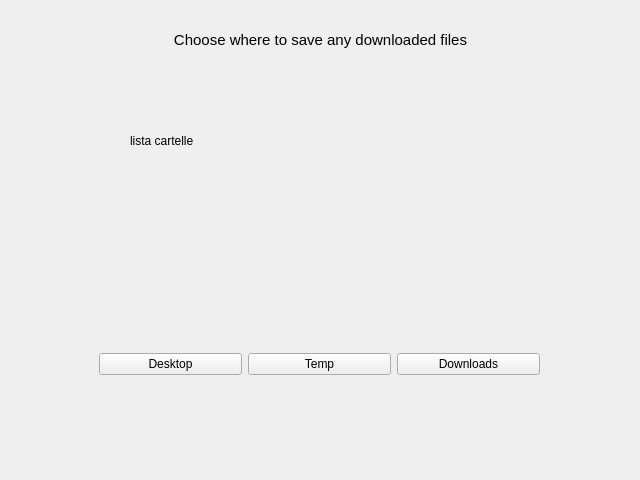
<?xml version="1.0" encoding="UTF-8"?>
<ui version="4.0">
 <class>Finestra</class>
 <widget class="QMainWindow" name="Finestra">
  <property name="enabled">
   <bool>true</bool>
  </property>
  <property name="geometry">
   <rect>
    <x>0</x>
    <y>0</y>
    <width>640</width>
    <height>480</height>
   </rect>
  </property>
  <property name="minimumSize">
   <size>
    <width>640</width>
    <height>480</height>
   </size>
  </property>
  <property name="maximumSize">
   <size>
    <width>640</width>
    <height>480</height>
   </size>
  </property>
  <property name="windowTitle">
   <string>Windows 10 tools</string>
  </property>
  <property name="windowIcon">
   <iconset>
    <normaloff>../icon.ico</normaloff>../icon.ico</iconset>
  </property>
  <property name="autoFillBackground">
   <bool>false</bool>
  </property>
  <property name="documentMode">
   <bool>false</bool>
  </property>
  <widget class="QWidget" name="Spazio">
   <property name="maximumSize">
    <size>
     <width>640</width>
     <height>480</height>
    </size>
   </property>
   <widget class="QLabel" name="label">
    <property name="geometry">
     <rect>
      <x>0</x>
      <y>20</y>
      <width>641</width>
      <height>41</height>
     </rect>
    </property>
    <property name="text">
     <string>&lt;html&gt;&lt;head/&gt;&lt;body&gt;&lt;p&gt;&lt;span style=&quot; font-size:15px;&quot;&gt;Choose where to save any downloaded files&lt;/span&gt;&lt;/p&gt;&lt;/body&gt;&lt;/html&gt;</string>
    </property>
    <property name="scaledContents">
     <bool>false</bool>
    </property>
    <property name="alignment">
     <set>Qt::AlignCenter</set>
    </property>
   </widget>
   <widget class="QLabel" name="cartelle">
    <property name="geometry">
     <rect>
      <x>130</x>
      <y>80</y>
      <width>411</width>
      <height>121</height>
     </rect>
    </property>
    <property name="text">
     <string>lista cartelle</string>
    </property>
   </widget>
   <widget class="QWidget" name="horizontalLayoutWidget">
    <property name="geometry">
     <rect>
      <x>99</x>
      <y>299</y>
      <width>441</width>
      <height>131</height>
     </rect>
    </property>
    <layout class="QHBoxLayout" name="horizontalLayout">
     <item>
      <widget class="QPushButton" name="desktop">
       <property name="text">
        <string>Desktop</string>
       </property>
      </widget>
     </item>
     <item>
      <widget class="QPushButton" name="temp">
       <property name="text">
        <string>Temp</string>
       </property>
      </widget>
     </item>
     <item>
      <widget class="QPushButton" name="download_dir">
       <property name="text">
        <string>Downloads</string>
       </property>
      </widget>
     </item>
    </layout>
   </widget>
  </widget>
 </widget>
 <resources/>
 <connections/>
</ui>
